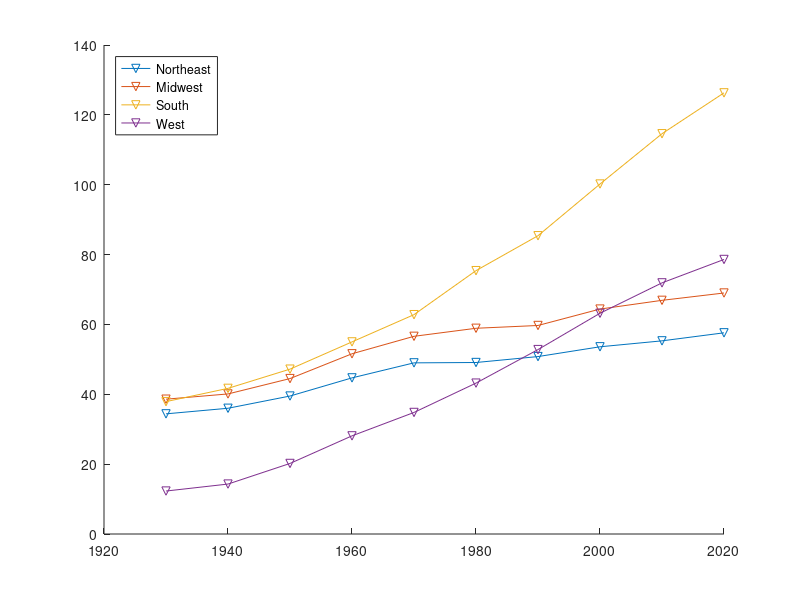

Reproduce this figure in MATLAB. (Note: this script raises an error after producing the figure.)
clearvars
% Population in millions by region (NE,MW,S,W) since 1930
popdata = [34.4 38.6 37.9 12.3;
    36.0 40.1 41.7 14.3;
    39.5 44.5 47.2 20.2;
    44.7 51.6 55.0 28.1;
    49.0 56.6 62.8 34.8;
    49.1 58.9 75.4 43.2;
    50.8 59.7 85.4 52.8;
    53.6 64.4 100.2 63.2;
    55.3 66.9 114.6 71.9;
    57.6 69.0 126.3 78.6
    ];
times = 1930:10:2020;
clf
hold on
plot(times,popdata,'Marker','v')
legend("Northeast","Midwest","South","West","Location","northwest")

rarch = zeros(1,4);
for j=1:4
    b=popdata(:,j);
    costfixed = @(r) cost(r, b);
    r = fminsearch(costfixed, 0);
    rarch(j) = r;
end
hold off

function y=cost(r, col)
    f = @(x) r * x + x;
    sum = 0;
    for i=1:length(col)-1
        sum = sum + (f(col(i)) - col(i + 1))^2;
    end
    y=sum;
end